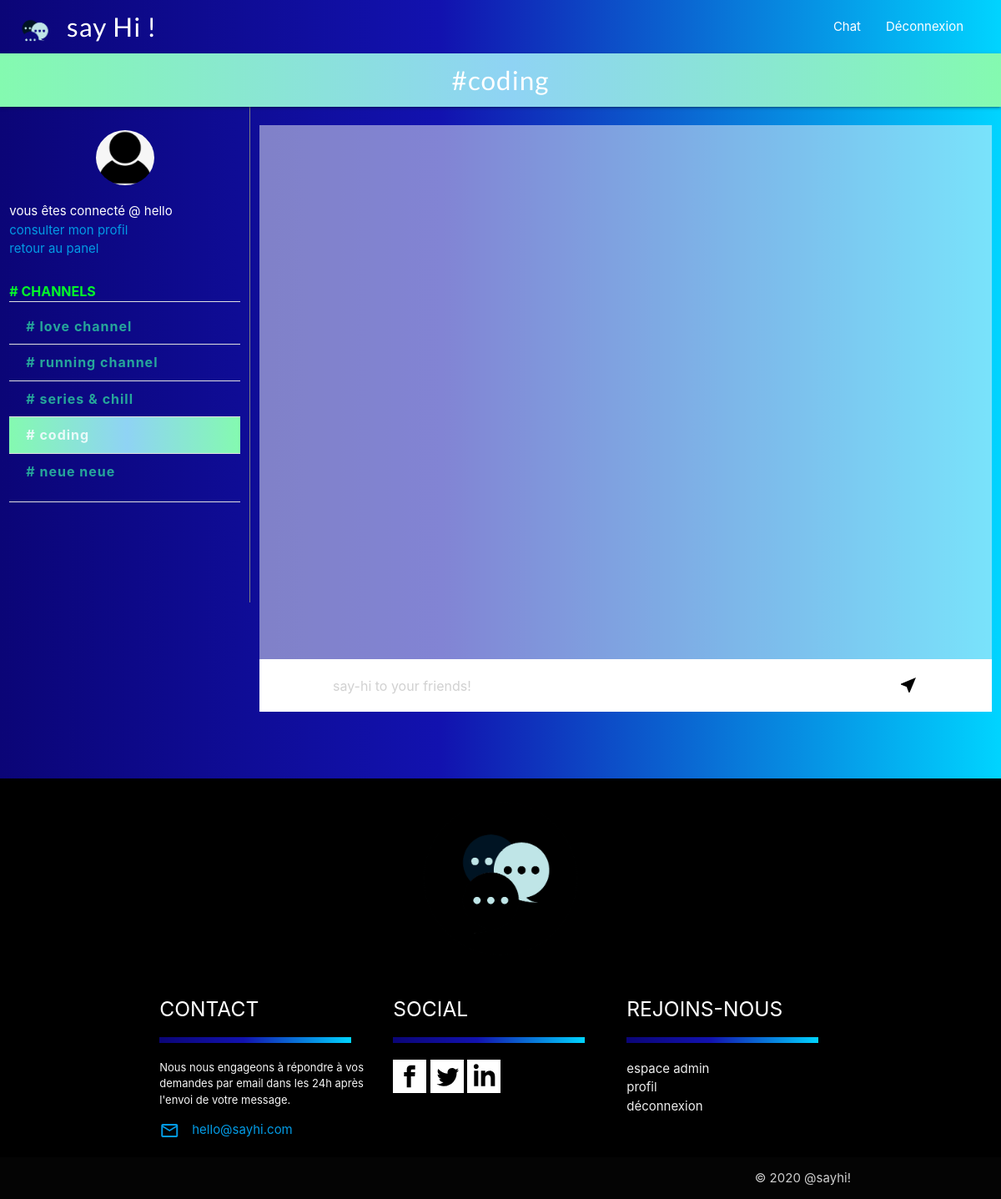
The page /channel.php?id=95 (signed in) on the database its author committed.
### tables this page shows
CREATE TABLE `canaux` (
  `id_channel` int(11) NOT NULL,
  `name_channel` varchar(50) NOT NULL,
  `status_channel` int(11) NOT NULL DEFAULT '0'
);

### class/channel_class.php (called while the page is built, shortened)
<?php
class Channel{
public $db;
public function __construct($db)
{
	$this->db = $db;
}
public function channel()
    {
        $connexion = $this->db->connectDb();
        $q = $connexion->prepare("SELECT * FROM canaux");
        $q->execute();
		$channel = $q->fetchAll();
		return $channel;
	}
public function channel_infos($id_channel)
    {
        $connexion = $this->db->connectDb();
        $q = $connexion->prepare("SELECT * FROM canaux WHERE canaux.id_channel = $id_channel");
        $q->execute();
		$channel_infos = $q->fetch();
		return $channel_infos;
	}
}
?>

### channel.php (the view, shortened to what this page needs)
<!DOCTYPE html>
<html>
<head>
    <link rel="stylesheet" href="https://use.fontawesome.com/releases/v5.3.1/css/all.css">
    <link rel="stylesheet" type="text/css" href="css/style.css">
    <link rel="stylesheet" type="text/css" href="css/style-chat.css">
    <link rel="stylesheet" href="https://cdnjs.cloudflare.com/ajax/libs/materialize/1.0.0/css/materialize.min.css">
</head>
<body>
<header>
    <?php
    include("includes/header.php");
    $id_page = $_GET['id'];
    $chan_infos = $channel->channel_infos($id_page);
   ?>
    <nav>
        <div class="nav-wrapper chan-nav">
            <p class="brand-logo center">#<?=  $chan_infos['name_channel']; ?></p>
        </div>
    </nav>
</header>
<main data-id_page="<?= $id_page;?>" id="main-channel">
    <?php if(isset ($_SESSION['user'])){ ?>
    <div class="row row-chat">
        <div class="col l3 s12 profile-side">
            <ul>
                <li>
                    <div class="user-view">
                        <div class="background center user-pic">
                            <a href="#user_picture"><img class="circle" src="img/default_profile.png" width="70"></a>
                        </div>
                        <a href="login"><span class="white-text email"> vous êtes connecté @ <?= $_SESSION['user']['login']?></span></a></br>
                        <a href="profil.php">consulter mon profil</a>
                        <?php if(isset ($_SESSION['user']) && ($_SESSION['user']['droits'] == 1)){ ?>
                        <a href="admin.php">retour au panel</a>
                        <?php } ?>
                    </div>
                </li>
                <li id="title-category"> # CHANNELS</li>
                <li><div class="divider"></div></li>
                <div class="collection">
                    <?php foreach ($title_channel as $channels){ ?>
                        <a class="collection-item transparent" href="channel.php?id=<?= $channels['id_channel'] ?>"># <?= $channels['name_channel'] ?></a>
                    <?php }; ?>
                </div>
                <li><div class="divider"></div></li>
            </ul>
        </div>
        <div class="col l9 s12">
            <section id="messages">
            </section>
            <section class="user-input">
                <form id="chat" action="" method="POST">
                    <input type="text" name="content" id="content" placeholder="say-hi to your friends!" size="144" required>
                    <button id="send" type="submit" data-id_page="<?= $_GET['id'];?>" name="send"><i class="material-icons right button_send">near_me</i></button>
                </form>
            </section>
        </div>
    </div>
    <?php }; ?>
</main>
<footer>
    <?php
    include("includes/footer.php") ?>
</footer>
</body>
</html>

### css/style.css (style rules this page uses)
* { padding: 0 ; margin: 0; box-sizing: border-box; }
a { text-decoration: none; }
body { display: flex; min-height: 100vh; flex-direction: column; background: linear-gradient(90deg, rgba(11,5,119,1) 0%, rgba(18,18,175,1) 44%, rgba(0,212,255,1) 100%); }
main { flex: 1 0 auto; }
header { z-index: 100; }
.brand-logo { letter-spacing: 1px; font-family: 'Lato', sans-serif; z-index: 100; }

### css/style-chat.css (style rules this page uses)
#main-channel { display: flex; padding-bottom: 5%; }
.chan-nav { background-image: linear-gradient(to right, #84fab0 0%, #8fd3f4 51%, #84fab0 100%); }
.profile-side { padding-top: 10%; padding-bottom: 10% !important; border-right: 0.5px solid gray; }
.user-view { margin-top: 10%; padding-bottom: 5%; }
.user-pic { margin-bottom: 5%; }
#title-category { display: flex; font-size: 16px; font-weight: 700; color: #05F92A; margin-top: 5%; }
.collection { border:none !important; }
.collection a.active { background-image: linear-gradient(to right, #84fab0 0%, #8fd3f4 51%, #84fab0 100%) !important; }
.collection-item { font-weight: 700 !important; font-size: 16px; letter-spacing: 1px; }
#messages { display: flex; flex-direction: column; justify-content: left; align-items: center; margin-top: 2.5%; padding-top: 2.5%; padding-bottom: 2.5%; height: 80vh; overflow-y: scroll; background: rgba(241, 245, 250, 0.5); }
.user-input { display: flex; background-color: white; align-items: center; justify-content: center; width:100%; }
#chat { display: flex; justify-content: space-between; width:80% }
#chat input[type=text] { display: flex !important; align-items: center !important; border: none !important; color: #B1C2BE !important; font-size: 16px !important; font-weight: 400 !important; padding-top: 10px; }
#chat button[type=submit] { border:none !important; background-color: transparent; }

### rows shown on the page
canaux: name_channel "coding"
canaux: name_channel "love channel"
canaux: name_channel "running channel"
canaux: name_channel "series & chill"
canaux: name_channel "neue neue"

### other values the page prints
$_SESSION['user']['login'] "hello"
